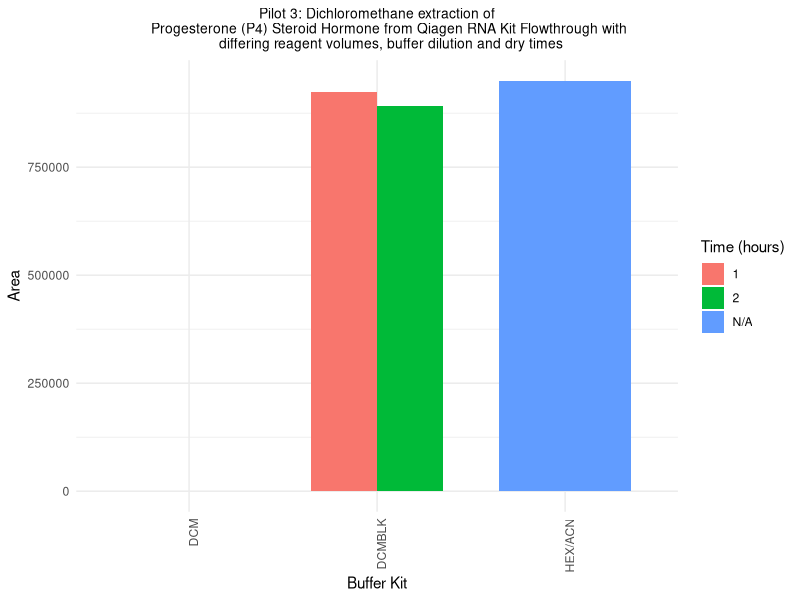

This chart was generated by the following R code:
## October 22 2023 - Pilot 1
# Reagents: Ethyl Acetate (EA) and Dichloromethane (DCM)

# Load necessary libraries
library(tidyverse)
library(ggplot2)
library(cowplot)
library(forcats)
library(dplyr)

# Initial read of csv data from Multiquant
pilot3_data <- read.csv("data/oct22data_DCMdryvols.csv")
pilot3_data

# Cleaning data types
pilot3_data_cleaned <- pilot3_data %>%
  mutate(area_p4 = as.numeric(area_p4)) %>% 
  mutate(area_f = as.numeric(area_f)) %>% 
  mutate(area_b = as.numeric(area_b)) %>% 
  mutate(reagent = as.factor(reagent)) %>%
  mutate(volume = as.factor(volume)) %>%
  mutate(time = as.factor(time)) %>%
  mutate(dilution = as.factor(dilution)) %>%
  mutate(area_p4 = coalesce(area_p4, 0)) %>%  # Removal of NA values - keep?
  mutate(area_f = coalesce(area_f, 0)) %>% 
  mutate(area_b = coalesce(area_b, 0)) %>% 
  as.data.frame()

pilot3_data_cleaned

# Plotting bar graph of pilot 1 area data per treatment
# P4 Progesterone graph
pilot3_bar_p4 <- pilot3_data_cleaned %>%
  ggplot(aes(x = fct_inorder(reagent), 
             y = (area_p4),
             fill = as.factor(time)
             )
  ) +
  geom_bar(stat = "identity",
           position = "dodge",
           width = 0.7,
           na.rm = TRUE
  ) +
  
  labs(title = "Pilot 3: Dichloromethane extraction of
       Progesterone (P4) Steroid Hormone from Qiagen RNA Kit Flowthrough with 
       differing reagent volumes, buffer dilution and dry times",
       x = "Buffer Kit",
       y = "Area",
       fill = "Time (hours)"
  ) +
  
  theme_minimal() +
  theme(plot.title = element_text(hjust = 0.5, size = 10),
        axis.text.x = element_text(angle = 90, hjust = 1)
  )  

pilot3_bar_p4
